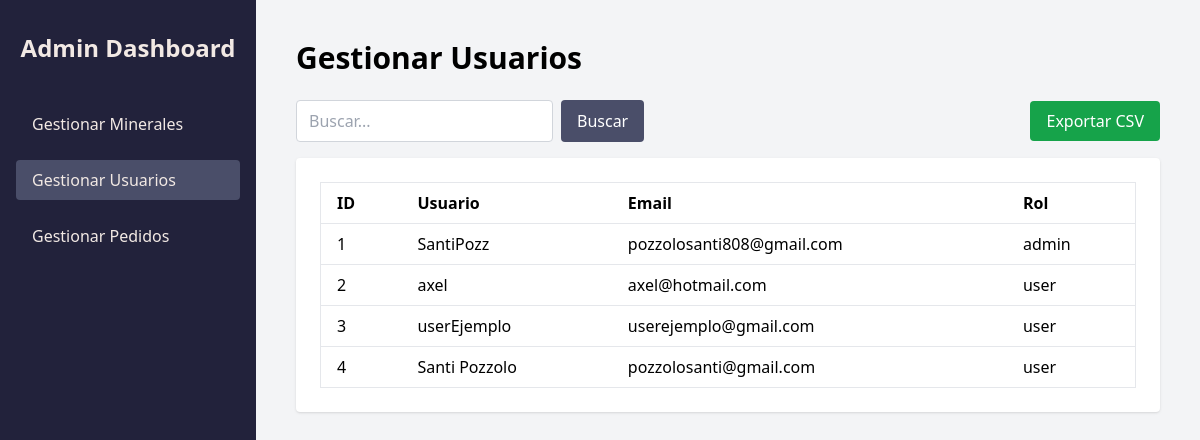
The page /admin_panel?page=usuarios on the database as committed earlier.
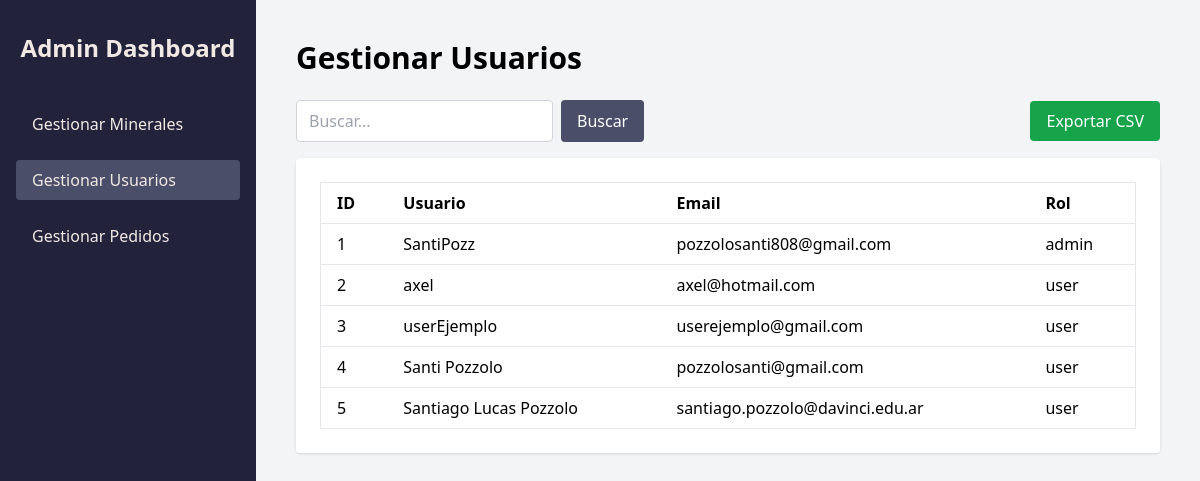
The same page on the database as committed later.
### models/User.py (models this page shows, shortened)
class User(db.Model, UserMixin):
    __tablename__ = 'users'
    id = db.Column(db.Integer, primary_key=True, autoincrement=True)
    username = db.Column(db.String(150), unique=True, nullable=False)
    password = db.Column(db.String(150), nullable=False)
    mail = db.Column(db.String(150), unique=True, nullable=False)
    role = db.Column(db.String(50), default='user')

### routes/admin_panel.py (the view, shortened to what this page needs)
@admin_panel_bp.route('/admin_panel', methods=['GET'])
def admin_panel():
    section = request.args.get('page', '')
    if section not in ['usuarios', 'pedidos', 'minerales', '']:
        return redirect(url_for('admin_panel.admin_panel'))
    if section == 'usuarios':
        table_data = User.query.all()
    else:
        table_data = None
    return render_template('admin_panel.html', page=section, table_data=table_data)

### templates/admin_panel.html (shortened to what this page needs)
<!DOCTYPE html>
<html lang="es">
<head>
    <script src="https://cdn.tailwindcss.com"></script>
</head>
<body class="bg-gray-100 min-h-screen flex">
    <aside class="w-64 bg-[#22223B] text-[#F2E9E4] flex flex-col py-8 px-4 min-h-screen">
        <h2 class="text-2xl font-bold mb-10 text-center">Admin Dashboard</h2>
        <nav class="flex flex-col gap-4">
            <a href="{{ url_for('admin_panel.admin_panel', page='minerales') }}"
               class="py-2 px-4 rounded hover:bg-[#4A4E69] {% if page == 'minerales' %}bg-[#4A4E69]{% endif %}">
                Gestionar Minerales
            </a>
            <a href="{{ url_for('admin_panel.admin_panel', page='usuarios') }}"
               class="py-2 px-4 rounded hover:bg-[#4A4E69] {% if page == 'usuarios' %}bg-[#4A4E69]{% endif %}">
                Gestionar Usuarios
            </a>
            <a href="{{ url_for('admin_panel.admin_panel', page='pedidos') }}"
               class="py-2 px-4 rounded hover:bg-[#4A4E69] {% if page == 'pedidos' %}bg-[#4A4E69]{% endif %}">
                Gestionar Pedidos
            </a>
        </nav>
    </aside>
    <main class="flex-1 p-10">
        {% if page == 'minerales' %}
            <h1 class="text-3xl font-bold mb-6">Gestionar Minerales</h1>
                <div class="flex flex-wrap items-center justify-between mb-4 gap-2">
                    <form method="get" action="{{ url_for('admin_panel.admin_panel') }}" class="flex gap-2">
                        <input type="hidden" name="page" value="{{ page }}">
                        <input
                            type="text"
                            name="buscar"
                            placeholder="Buscar..."
                            value="{{ request.args.get('buscar', '') }}"
                            class="border border-gray-300 rounded px-3 py-2 focus:outline-none focus:ring-2 focus:ring-[#4A4E69]"
                        >
                        <button type="submit" class="bg-[#4A4E69] text-white px-4 py-2 rounded hover:bg-[#22223B] transition">
                            Buscar
                        </button>
                    </form>
                    <a href="{{ url_for('admin_panel.exportar_csv', page=page) }}"
                    class="bg-green-600 text-white px-4 py-2 rounded hover:bg-green-700 transition">
                        Exportar CSV
                    </a>
                </div>
                <div class="bg-white rounded shadow p-6 overflow-x-auto">
                    {% if table_data %}
                    <table class="min-w-full text-left border border-gray-200">
                        <thead>
                            <tr>
                                <th class="px-4 py-2 border-b">Nombre</th>
                                <th class="px-4 py-2 border-b">Precio</th>
                            </tr>
                        </thead>
                        <tbody>
                            {% for nombre, precio in table_data %}
                            <tr class="hover:bg-gray-100">
                                <td class="px-4 py-2 border-b">{{ nombre }}</td>
                                <td class="px-4 py-2 border-b">{{ precio }}</td>
                            </tr>
                            {% endfor %}
                        </tbody>
                    </table>
                    {% else %}
                    <p>No hay minerales para mostrar.</p>
                    {% endif %}
                </div>
        {% elif page == 'usuarios' %}
            <h1 class="text-3xl font-bold mb-6">Gestionar Usuarios</h1>
                <div class="flex flex-wrap items-center justify-between mb-4 gap-2">
                    <form method="get" action="{{ url_for('admin_panel.admin_panel') }}" class="flex gap-2">
                        <input
                            type="text"
                            name="buscar"
                            placeholder="Buscar..."
                            value="{{ request.args.get('buscar', '') }}"
                            class="border border-gray-300 rounded px-3 py-2 focus:outline-none focus:ring-2 focus:ring-[#4A4E69]"
                        >
                        <button type="submit" class="bg-[#4A4E69] text-white px-4 py-2 rounded hover:bg-[#22223B] transition">
                            Buscar
                        </button>
                    </form>
                    <a href="{{ url_for('admin_panel.exportar_csv', page=page) }}"
                    class="bg-green-600 text-white px-4 py-2 rounded hover:bg-green-700 transition">
                        Exportar CSV
                    </a>
                </div>
            <div class="bg-white rounded shadow p-6 overflow-x-auto">
                {% if table_data %}
                <table class="min-w-full text-left border border-gray-200">
                    <thead>
                        <tr>
                            <th class="px-4 py-2 border-b">ID</th>
                            <th class="px-4 py-2 border-b">Usuario</th>
                            <th class="px-4 py-2 border-b">Email</th>
                            <th class="px-4 py-2 border-b">Rol</th>
                        </tr>
                    </thead>
                    <tbody>
                        {% for user in table_data %}
                        <tr class="hover:bg-gray-100">
                            <td class="px-4 py-2 border-b">{{ user.id }}</td>
                            <td class="px-4 py-2 border-b">{{ user.username }}</td>
                            <td class="px-4 py-2 border-b">{{ user.mail }}</td>
                            <td class="px-4 py-2 border-b">{{ user.role }}</td>
                        </tr>
                        {% endfor %}
                    </tbody>
                </table>
                {% else %}
                <p>No hay usuarios para mostrar.</p>
                {% endif %}
            </div>
        {% elif page == 'pedidos' %}
            <h1 class="text-3xl font-bold mb-6">Gestionar Pedidos</h1>
            <div class="bg-white rounded shadow p-6">
                <p>Aquí iría la tabla de pedidos (implementación futura).</p>
            </div>
        {% else %}
            <h1 class="text-3xl font-bold mb-6">Bienvenido al Panel de Administración</h1>
            <div class="bg-white rounded shadow p-6">
                <p>Selecciona una opción del menú.</p>
            </div>
        {% endif %}
    </main>
</body>
</html>

Rows that differ between the two databases and show on the page:
added User: id "5", username "Santiago Lucas Pozzolo", mail "santiago.pozzolo@davinci.edu.ar", role "user"
